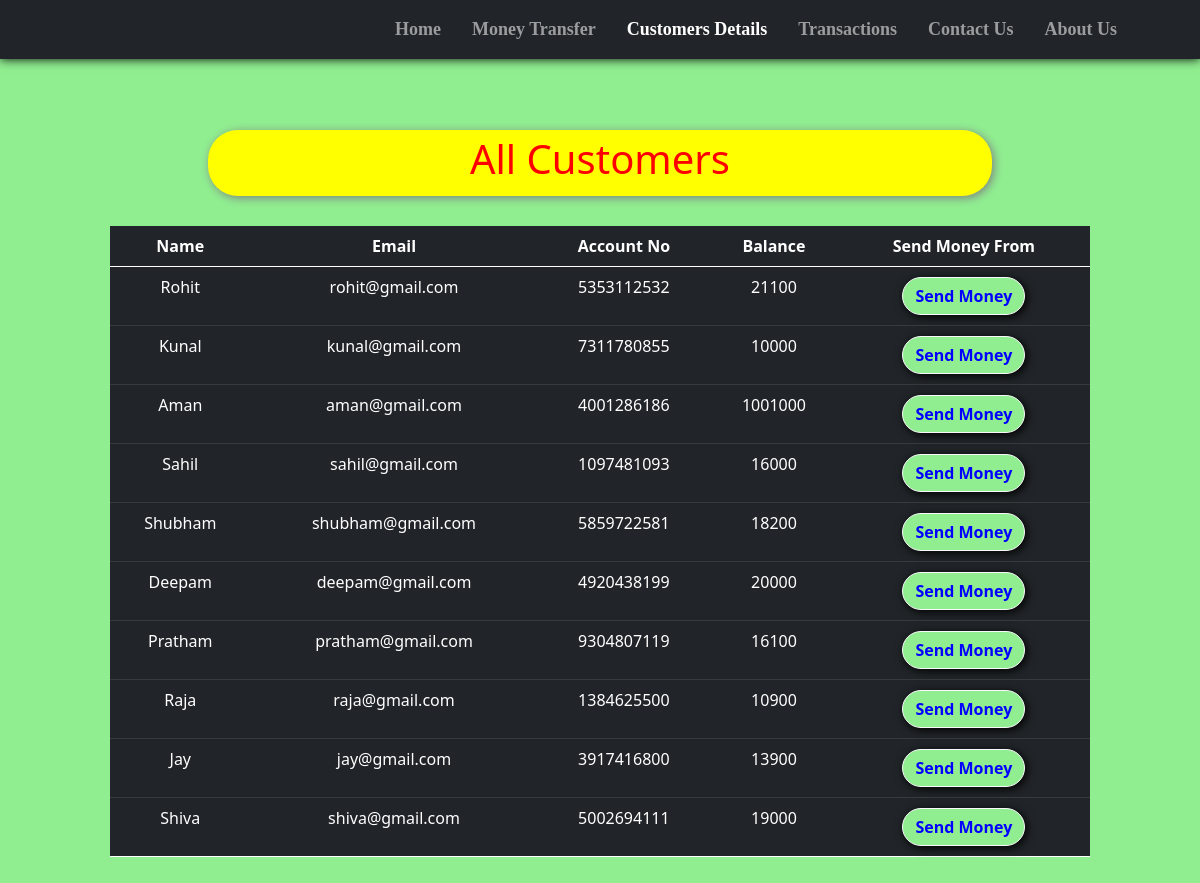
/all_cust.php, run on the app's committed database.
### tables this page shows
CREATE TABLE `users` (
  `sr` int(11) NOT NULL,
  `name` varchar(20) NOT NULL,
  `email` varchar(20) NOT NULL,
  `accno` varchar(10) NOT NULL,
  `blc` bigint(20) NOT NULL
);

### all_cust.php (the view, shortened to what this page needs)
<!doctype html>
<html lang="en">
<head>
    <link href="https://cdn.jsdelivr.net/npm/bootstrap@5.0.2/dist/css/bootstrap.min.css" rel="stylesheet"
>
    <link rel="stylesheet" href="https://cdnjs.cloudflare.com/ajax/libs/font-awesome/5.15.3/css/all.min.css"
 />
</head>
<body style="background-color:lightgreen;">
    <?php include 'spin.php'; ?>
    <nav class="navbar navbar-expand-lg navbar-dark bg-dark fixed fixed-top"
        style="font-family:candara; font-size:18px; box-shadow: 0px 0px 10px 0px black;">
        <div class="container-fluid">
            <a href="index.php"><img src="image\logo_small.png" alt=""
            style="height: 80px; margin-left:25px; margin-top:10px;"></a>
        </div>
        <div class="collapse navbar-collapse" id="navbarSupportedContent">
            <b>
                <ul class="navbar-nav ">
                    <li class="nav-item nav-links" style="margin-left:15px;">
                        <a class="nav-link text-nowrap" aria-current="page" href="index.php">Home</a>
                    </li>
                    <li class="nav-item" style="margin-left:15px; ">
                        <a class="nav-link text-nowrap" href="send_money.php">Money Transfer</a>
                    </li>
                    <li class="nav-item" style="margin-left:15px;">
                        <a class="nav-link text-nowrap active" href="all_cust.php">Customers Details</a>
                    </li>
                    <li class="nav-item" style="margin-left:15px;">
                        <a class="nav-link text-nowrap" href="transactions.php">Transactions</a>
                    </li>
                    <li class="nav-item" style="margin-left:15px;">
                        <a class="nav-link text-nowrap" href="contact_us.php">Contact Us</a>
                    </li>
                    <li class="nav-item" style="margin-left:15px; margin-right:75px;">
                        <a class="nav-link text-nowrap" href="about_us.php">About Us</a>
                    </li>
                </ul>
            </b>
        </div>
    </nav>
    <center>
        <div class="container" style="margin-top: 10%; padding:10px 80px 10px 80px; ">
            <div
                style="width:80%; background-color:yellow; padding:5px 5px 5px 5px; border-radius:30px; box-shadow: 2px 2px 10px gray;">
                <h1 style=" color:red;">All Customers</h1>
            </div>
            <?php
    $conn = mysqli_connect($servername, $username, $password, $database);
    if(!$conn){
        die("Connection not established: ".mysqli_connect_error());
    }else{
        $sql = "SELECT * FROM `users`";
        $result = mysqli_query($conn, $sql);
?>
            <table class="table table-dark" style="margin-top: 30px;">
                <thead>
                    <tr>
                        <th scope="col">Name</th>
                        <th scope="col">Email</th>
                        <th scope="col">Account No</th>
                        <th scope="col">Balance</th>
                        <th scope="col">Send Money From</th>
                    </tr>
                </thead>
                <?php
echo "<tbody>";
        while($row = mysqli_fetch_assoc($result)){
        echo    '
            <tr>
              <td>'.$row['name'].'</td>
              <td>'.$row['email'].'</td>
              <td>'.$row['accno'].'</td>
              <td>'.$row['blc'].'</td>
              <td style="padding:10px 10px 10px 10px">
              <a href="send_money.php?reads='.$row['accno'].'"
              <button type="button" class="btn mybtn btn-outline-light">Send Money</button>
              </a>
              </td>
            </tr>';
    }
    }
    echo "</tbody>";
?>
        </div>
    </center>
</body>
</html>

### spin.php (shortened to what this page needs)
<html>
<head>
<link rel="stylesheet" href="https://cdnjs.cloudflare.com/ajax/libs/font-awesome/5.15.3/css/all.min.css" />
</head>
<body>
    </body>
</html>

### all_cust.php (style rules this page uses)
th, td { text-align: center; }
.mybtn { box-shadow: 2px 2px 10px black; border-radius: 30px; font-weight: bold; background-color: lightgreen; color: blue; }

### data on the page
users: name "Rohit", email "rohit@gmail.com", accno "5353112532", blc "21100"
users: name "Kunal", email "kunal@gmail.com", accno "7311780855", blc "10000"
users: name "Aman", email "aman@gmail.com", accno "4001286186", blc "1001000"
users: name "Sahil", email "sahil@gmail.com", accno "1097481093", blc "16000"
users: name "Shubham", email "shubham@gmail.com", accno "5859722581", blc "18200"
users: name "Deepam", email "deepam@gmail.com", accno "4920438199", blc "20000"
users: name "Pratham", email "pratham@gmail.com", accno "9304807119", blc "16100"
users: name "Raja", email "raja@gmail.com", accno "1384625500", blc "10900"
users: name "Jay", email "jay@gmail.com", accno "3917416800", blc "13900"
users: name "Shiva", email "shiva@gmail.com", accno "5002694111", blc "19000"
